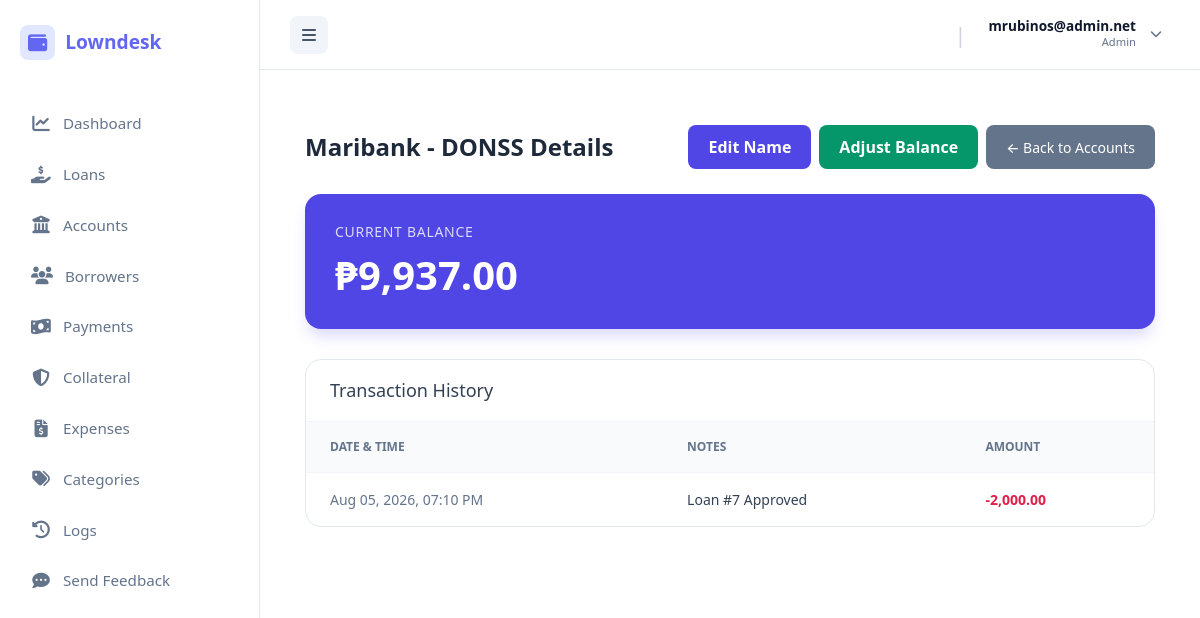
Page /public/index.php?url=account/details&id=2 (signed in) on the earlier database version.
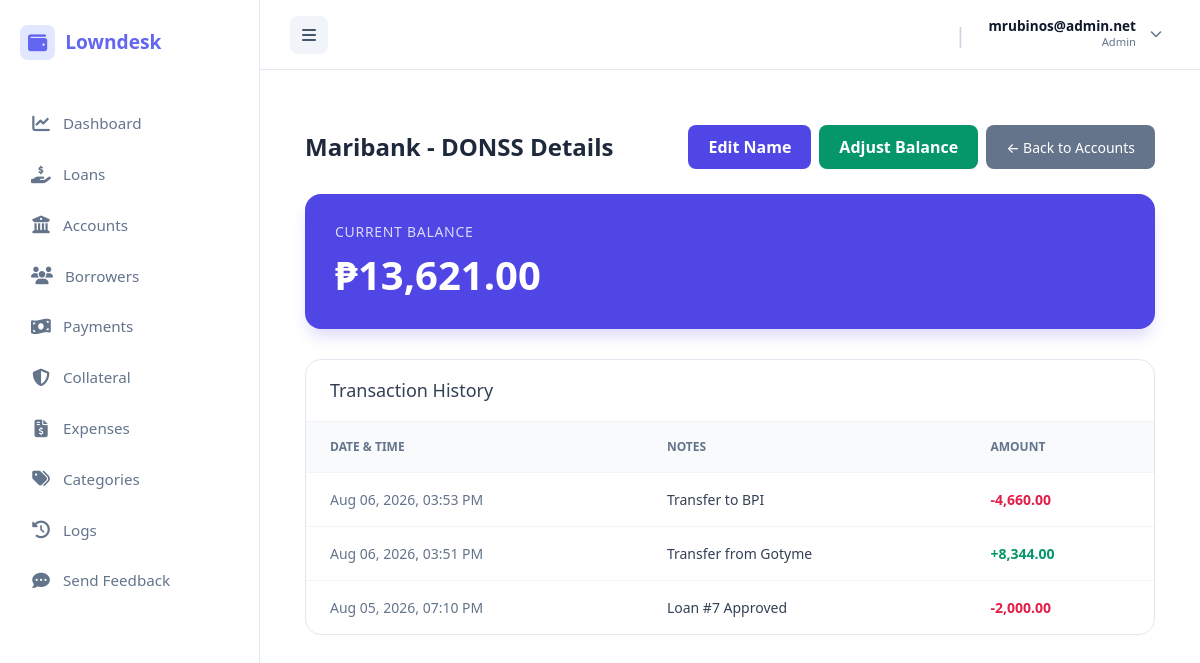
Same page on the later database version.
### tables this page shows
CREATE TABLE `accounts` (
  `id` int(11) NOT NULL,
  `company_id` int(11) NOT NULL,
  `name` varchar(50) NOT NULL,
  `current_balance` decimal(15,2) DEFAULT 0.00,
  `icon` varchar(255) DEFAULT NULL
);

CREATE TABLE `account_transactions` (
  `id` int(11) NOT NULL,
  `company_id` int(11) NOT NULL,
  `account_id` int(11) NOT NULL,
  `loan_id` int(11) DEFAULT NULL,
  `amount` decimal(15,2) NOT NULL,
  `type` enum('payment','transfer_in','transfer_out') NOT NULL,
  `reference_id` int(11) DEFAULT NULL,
  `notes` varchar(255) DEFAULT NULL,
  `created_at` timestamp NOT NULL DEFAULT current_timestamp()
);

### app/controllers/AccountController.php (called while the page is built, shortened)
<?php
require_once __DIR__ . '/../models/Account.php';
class AccountController {
    public function details($id = null) {
    $id = $id ?? $_GET['id'] ?? null;
    $accountModel = new Account();
    $account = $accountModel->getById($id);
    $transactions = $accountModel->getTransactionsByAccountId($id);
    require_once __DIR__ . '/../views/admin/accounts/details.php';
}
}

### public/index.php (called while the page is built, shortened)
<?php
require_once __DIR__ . "/../app/core/Database.php";
require_once __DIR__ . "/../app/core/Model.php";
$init = new App();

### app/core/Database.php (called while the page is built)
<?php
class Database {
    private static $host = "localhost";
    private static $port = "3306";
    private static $db   = "loan_saas_db";
    private static $user = "root";
    private static $pass = "";
    public static function getConnection() {
        try {
            $conn = new PDO(
                "mysql:host=" . self::$host . ";port=" . self::$port . ";dbname=" . self::$db,
                self::$user,
                self::$pass
            );
            $conn->setAttribute(PDO::ATTR_ERRMODE, PDO::ERRMODE_EXCEPTION);
            $conn->setAttribute(PDO::ATTR_DEFAULT_FETCH_MODE, PDO::FETCH_ASSOC);
            return $conn;
        } catch (Exception $e) {
            die("Database connection failed: " . $e->getMessage());
        }
    }
}

### app/core/Model.php (called while the page is built, shortened)
<?php
require_once __DIR__ . "/Database.php";
class Model {
    public function __construct() {
        $this->conn = Database::getConnection();
    }
    protected function getTenantId() {
        return $_SESSION['user']['company_id'] ?? 1;
    }
}

### app/models/Account.php (called while the page is built, shortened)
<?php
require_once __DIR__ . '/../core/Model.php';
class Account extends Model {
    public function getById($id) {
        $stmt = $this->conn->prepare("SELECT * FROM accounts WHERE id = ? AND company_id = ?");
        $stmt->execute([$id, $this->getTenantId()]);
        return $stmt->fetch(PDO::FETCH_ASSOC);
    }
    public function getTransactionsByAccountId($account_id) {
        $stmt = $this->conn->prepare("
            SELECT * FROM account_transactions
            WHERE account_id = ? AND company_id = ?
            ORDER BY created_at DESC
        ");
        $stmt->execute([$account_id, $this->getTenantId()]);
        return $stmt->fetchAll(PDO::FETCH_ASSOC);
    }
}

### app/views/admin/accounts/details.php (the view, shortened to what the changed rows need)
<?php require_once dirname(__DIR__, 2) . '/layouts/header.php'; ?>
<link href="https://cdn.jsdelivr.net/npm/bootstrap@5.3.0/dist/css/bootstrap.min.css" rel="stylesheet">
<div class="page-container">
    <div class="account-header">
        <h1><?= htmlspecialchars($account['name']) ?> Details</h1>
        <div class="d-flex gap-2">
            <?php if ($_SESSION['user']['role'] === 'admin'): ?>
                <button type="button" class="btn-edit-account" data-bs-toggle="modal" data-bs-target="#editAccountModal">
                    Edit Name
                </button>
                <button type="button" class="btn-adjust" data-bs-toggle="modal" data-bs-target="#adjustModal">
                    Adjust Balance
                </button>
            <?php endif; ?>
            <a href="?url=account/index" class="btn-back">← Back to Accounts</a>
        </div>
    </div>
    <div class="balance-card">
        <h4>Current Balance</h4>
        <h2>₱<?= number_format($account['current_balance'], 2) ?></h2>
    </div>
    <div class="history-card">
        <h3>Transaction History</h3>
        <table class="data-table">
            <thead>
                <tr>
                    <th>Date & Time</th>
                    <th>Notes</th>
                    <th>Amount</th>
                </tr>
            </thead>
            <tbody>
                <?php foreach ($transactions as $t): ?>
                <tr>
                    <td style="color: #64748b;"><?= date('M d, Y, h:i A', strtotime($t['created_at'])) ?></td>
                    <td><?= htmlspecialchars($t['notes']) ?></td>
                    <td style="font-weight: 600; color: <?= $t['amount'] < 0 ? '#e11d48' : '#059669' ?>;">
                        <?= $t['amount'] > 0 ? '+' : '' ?><?= number_format($t['amount'], 2) ?>
                    </td>
                </tr>
                <?php endforeach; ?>
            </tbody>
        </table>
    </div>
</div>
<?php require_once dirname(__DIR__, 2) . '/layouts/footer.php'; ?>

### app/views/layouts/header.php (shortened to what the changed rows need)
<?php
$current_url = $_GET['url'] ?? '';
$userRole = $_SESSION['user']['role'] ?? '';
$userName = $_SESSION['user']['username'] ?? $_SESSION['user_name'] ?? 'Administrator';
?>
<!DOCTYPE html>
<html lang="en">
<head>
    <link rel="stylesheet" href="https://cdnjs.cloudflare.com/ajax/libs/font-awesome/6.4.0/css/all.min.css">
</head>
<body>
<aside class="sidebar">
    <div class="sidebar-brand">
        <i class="fas fa-wallet" style="background: #e0e7ff; padding: 8px; border-radius: 8px;"></i>
        <span>Lowndesk</span>
    </div>
    <ul class="sidebar-menu">
       <?php
        $menuItems = [];
        if ($userRole === 'superadmin') {
            $menuItems = [
                                ['url' => 'superadmin/dashboard', 'icon' => 'fa-chart-line', 'label' => 'Admin Dashboard'],
                ['url' => 'feedback/index', 'icon' => 'fa-inbox', 'label' => 'User Messages'],
                ['url' => 'admin/index', 'icon' => 'fa-building', 'label' => 'Companies'],
                ['url' => 'superadmin/listAdmins', 'icon' => 'fa-user-shield', 'label' => 'Admin List'],
                ['url' => 'superadmin/approvals', 'icon' => 'fa-chart-line', 'label' => 'Registration Requests']
            ];
        } elseif ($userRole === 'admin') {
            $menuItems = [
                ['url' => 'dashboard/index', 'icon' => 'fa-chart-line', 'label' => 'Dashboard'],
                ['url' => 'loan/index', 'icon' => 'fa-hand-holding-dollar', 'label' => 'Loans'],
                ['url' => 'account/index', 'icon' => 'fa-building-columns', 'label' => 'Accounts'],
                ['url' => 'borrower/index', 'icon' => 'fa-users', 'label' => 'Borrowers'],
                ['url' => 'payment/index', 'icon' => 'fa-money-bill-wave', 'label' => 'Payments'],
                ['url' => 'collateral/index', 'icon' => 'fa-shield-halved', 'label' => 'Collateral'],
                ['url' => 'expense/index', 'icon' => 'fa-file-invoice-dollar', 'label' => 'Expenses'],
                ['url' => 'category/index', 'icon' => 'fa-tags', 'label' => 'Categories'],
                ['url' => 'activitylogs/index', 'icon' => 'fa-clock-rotate-left', 'label' => 'Logs'],
                ['url' => 'feedback/create', 'icon' => 'fa-comment-dots', 'label' => 'Send Feedback'],
            ];
        }
        foreach ($menuItems as $item) {
            $active = ($current_url === $item['url']) ? 'active' : '';
            echo "<li class='menu-item $active'>
                    <a href='/loansaas/public/index.php?url={$item['url']}' title='{$item['label']}'>
                        <i class='fas {$item['icon']}'></i>
                        <span>{$item['label']}</span>
                    </a>
                  </li>";
        }
        ?>
    </ul>
</aside>
<div class="main-wrapper">
    <header class="top-header">
        <div class="top-header-left">
            <button type="button" class="sidebar-toggle-btn" id="sidebarToggle" title="Toggle Sidebar">
                <i class="fas fa-bars"></i>
            </button>
        </div>
        <div class="top-header-right">
            <div class="profile-dropdown-container">
                <div style="display: flex; align-items: center; gap: 14px;">
                    <span style="color: #cbd5e1; font-size: 1.4rem; font-weight: 300;">|</span>
                    <button type="button" class="profile-trigger" id="userDropdownTrigger">
                        <div class="profile-info">
                            <span class="profile-name"><?= htmlspecialchars($userName, ENT_QUOTES) ?></span>
                            <span class="profile-role"><?= htmlspecialchars($userRole ?: 'Active User', ENT_QUOTES) ?></span>
                        </div>
                        <i class="fas fa-chevron-down" style="font-size: 0.75rem; color: #64748b; margin-left: 4px;"></i>
                    </button>
                </div>
            </div>
        </div>
    </header>
    <main class="main-content">

Differences in the rows shown:
changed accounts "Maribank - DONSS": current_balance "9,937.00" → "13,621.00"
added account_transactions: created_at "Aug 06, 2026, 03:53 PM", notes "Transfer to BPI", amount "-4,660.00"
added account_transactions: created_at "Aug 06, 2026, 03:51 PM", notes "Transfer from Gotyme", amount "8,344.00"
